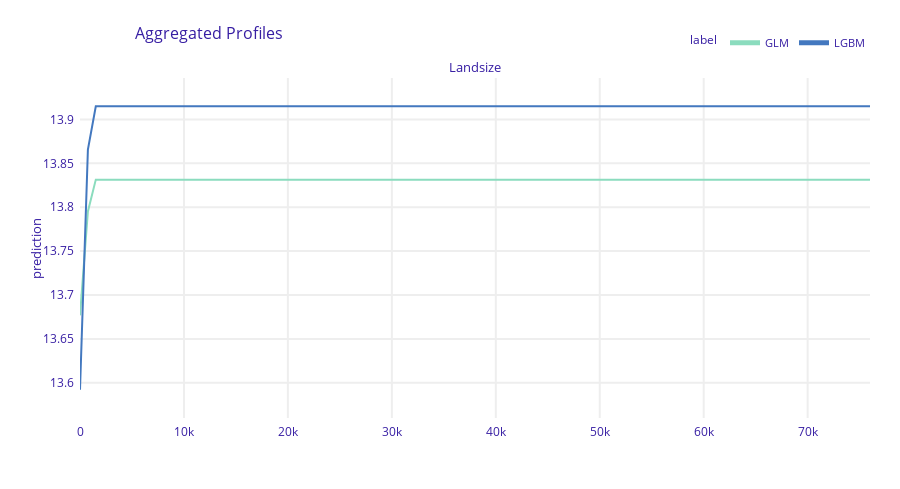

Here is the notebook cell this chart was saved with:
### Code cell
plot_pdp(glm_explainer, lgbm_explainer, "Landsize", variable_type = "numerical")

### Figure 1 — Plotly figure (JSON) as saved in the notebook; plotly's stock layout.template omitted (floating-point values rounded to 4 significant figures; data arrays with more than 128 entries replaced by an {"elided": "..."} marker saying what was removed)
{"data": [{"customdata": {"elided": "101x3 mixed values"}, "hovertemplate": "<b>%{hovertext}</b><br><br>prediction=%{y:.3f}<br>mean_prediction=%{customdata[0]:.3f}<extra></extra>", "hovertext": ["GLM", "GLM", "GLM", "GLM", "GLM", "GLM", "GLM", "GLM", "GLM", "GLM", "GLM", "GLM", "GLM", "GLM", "GLM", "GLM", "GLM", "GLM", "GLM", "GLM", "GLM", "GLM", "GLM", "GLM", "GLM", "GLM", "GLM", "GLM", "GLM", "GLM", "GLM", "GLM", "GLM", "GLM", "GLM", "GLM", "GLM", "GLM", "GLM", "GLM", "GLM", "GLM", "GLM", "GLM", "GLM", "GLM", "GLM", "GLM", "GLM", "GLM", "GLM", "GLM", "GLM", "GLM", "GLM", "GLM", "GLM", "GLM", "GLM", "GLM", "GLM", "GLM", "GLM", "GLM", "GLM", "GLM", "GLM", "GLM", "GLM", "GLM", "GLM", "GLM", "GLM", "GLM", "GLM", "GLM", "GLM", "GLM", "GLM", "GLM", "GLM", "GLM", "GLM", "GLM", "GLM", "GLM", "GLM", "GLM", "GLM", "GLM", "GLM", "GLM", "GLM", "GLM", "GLM", "GLM", "GLM", "GLM", "GLM", "GLM", "GLM"], "legendgroup": "GLM", "line": {"color": "#8bdcbe", "dash": "solid", "width": 2}, "marker": {"symbol": "circle"}, "mode": "lines", "name": "GLM", "opacity": 1, "orientation": "v", "showlegend": true, "type": "scatter", "x": [0.0, 760.0, 1520.0, 2280.0, 3040.0, 3800.0, 4560.0, 5320.0, 6080.0, 6840.0, 7600.0, 8360.0, 9120.0, 9880.0, 10640.0, 11400.0, 12160.0, 12920.0, 13680.0, 14440.0, 15200.0, 15960.0, 16720.0, 17480.0, 18240.0, 19000.0, 19760.0, 20520.0, 21280.0, 22040.0, 22800.0, 23560.0, 24320.0, 25080.0, 25840.0, 26600.0, 27360.0, 28120.0, 28880.0, 29640.0, 30400.0, 31160.0, 31920.0, 32680.0, 33440.0, 34200.0, 34960.0, 35720.0, 36480.0, 37240.0, 38000.0, 38760.0, 39520.0, 40280.0, 41040.0, 41800.0, 42560.0, 43320.0, 44080.0, 44840.0, 45600.0, 46360.0, 47120.0, 47880.0, 48640.0, 49400.0, 50160.0, 50920.0, 51680.0, 52440.0, 53200.0, 53960.0, 54720.0, 55480.0, 56240.0, 57000.0, 57760.0, 58520.0, 59280.0, 60040.0, 60800.0, 61560.0, 62320.0, 63080.0, 63840.0, 64600.0, 65360.0, 66120.0, 66880.0, 67640.0, 68400.0, 69160.0, 69920.0, 70680.0, 71440.0, 72200.0, 72960.0, 73720.0, 74480.0, 75240.0, 76000.0], "xaxis": "x", "y": [13.68, 13.8, 13.83, 13.83, 13.83, 13.83, 13.83, 13.83, 13.83, 13.83, 13.83, 13.83, 13.83, 13.83, 13.83, 13.83, 13.83, 13.83, 13.83, 13.83, 13.83, 13.83, 13.83, 13.83, 13.83, 13.83, 13.83, 13.83, 13.83, 13.83, 13.83, 13.83, 13.83, 13.83, 13.83, 13.83, 13.83, 13.83, 13.83, 13.83, 13.83, 13.83, 13.83, 13.83, 13.83, 13.83, 13.83, 13.83, 13.83, 13.83, 13.83, 13.83, 13.83, 13.83, 13.83, 13.83, 13.83, 13.83, 13.83, 13.83, 13.83, 13.83, 13.83, 13.83, 13.83, 13.83, 13.83, 13.83, 13.83, 13.83, 13.83, 13.83, 13.83, 13.83, 13.83, 13.83, 13.83, 13.83, 13.83, 13.83, 13.83, 13.83, 13.83, 13.83, 13.83, 13.83, 13.83, 13.83, 13.83, 13.83, 13.83, 13.83, 13.83, 13.83, 13.83, 13.83, 13.83, 13.83, 13.83, 13.83, 13.83], "yaxis": "y"}, {"customdata": {"elided": "101x3 mixed values"}, "hovertemplate": "<b>%{hovertext}</b><br><br>prediction=%{y:.3f}<br>mean_prediction=%{customdata[0]:.3f}<extra></extra>", "hovertext": ["LGBM", "LGBM", "LGBM", "LGBM", "LGBM", "LGBM", "LGBM", "LGBM", "LGBM", "LGBM", "LGBM", "LGBM", "LGBM", "LGBM", "LGBM", "LGBM", "LGBM", "LGBM", "LGBM", "LGBM", "LGBM", "LGBM", "LGBM", "LGBM", "LGBM", "LGBM", "LGBM", "LGBM", "LGBM", "LGBM", "LGBM", "LGBM", "LGBM", "LGBM", "LGBM", "LGBM", "LGBM", "LGBM", "LGBM", "LGBM", "LGBM", "LGBM", "LGBM", "LGBM", "LGBM", "LGBM", "LGBM", "LGBM", "LGBM", "LGBM", "LGBM", "LGBM", "LGBM", "LGBM", "LGBM", "LGBM", "LGBM", "LGBM", "LGBM", "LGBM", "LGBM", "LGBM", "LGBM", "LGBM", "LGBM", "LGBM", "LGBM", "LGBM", "LGBM", "LGBM", "LGBM", "LGBM", "LGBM", "LGBM", "LGBM", "LGBM", "LGBM", "LGBM", "LGBM", "LGBM", "LGBM", "LGBM", "LGBM", "LGBM", "LGBM", "LGBM", "LGBM", "LGBM", "LGBM", "LGBM", "LGBM", "LGBM", "LGBM", "LGBM", "LGBM", "LGBM", "LGBM", "LGBM", "LGBM", "LGBM", "LGBM"], "legendgroup": "LGBM", "line": {"color": "#4378bf", "dash": "solid", "width": 2}, "marker": {"symbol": "circle"}, "mode": "lines", "name": "LGBM", "opacity": 1, "orientation": "v", "showlegend": true, "type": "scatter", "x": [0.0, 760.0, 1520.0, 2280.0, 3040.0, 3800.0, 4560.0, 5320.0, 6080.0, 6840.0, 7600.0, 8360.0, 9120.0, 9880.0, 10640.0, 11400.0, 12160.0, 12920.0, 13680.0, 14440.0, 15200.0, 15960.0, 16720.0, 17480.0, 18240.0, 19000.0, 19760.0, 20520.0, 21280.0, 22040.0, 22800.0, 23560.0, 24320.0, 25080.0, 25840.0, 26600.0, 27360.0, 28120.0, 28880.0, 29640.0, 30400.0, 31160.0, 31920.0, 32680.0, 33440.0, 34200.0, 34960.0, 35720.0, 36480.0, 37240.0, 38000.0, 38760.0, 39520.0, 40280.0, 41040.0, 41800.0, 42560.0, 43320.0, 44080.0, 44840.0, 45600.0, 46360.0, 47120.0, 47880.0, 48640.0, 49400.0, 50160.0, 50920.0, 51680.0, 52440.0, 53200.0, 53960.0, 54720.0, 55480.0, 56240.0, 57000.0, 57760.0, 58520.0, 59280.0, 60040.0, 60800.0, 61560.0, 62320.0, 63080.0, 63840.0, 64600.0, 65360.0, 66120.0, 66880.0, 67640.0, 68400.0, 69160.0, 69920.0, 70680.0, 71440.0, 72200.0, 72960.0, 73720.0, 74480.0, 75240.0, 76000.0], "xaxis": "x", "y": [13.59, 13.87, 13.91, 13.91, 13.91, 13.91, 13.91, 13.91, 13.91, 13.91, 13.91, 13.91, 13.91, 13.91, 13.91, 13.91, 13.91, 13.91, 13.91, 13.91, 13.91, 13.91, 13.91, 13.91, 13.91, 13.91, 13.91, 13.91, 13.91, 13.91, 13.91, 13.91, 13.91, 13.91, 13.91, 13.91, 13.91, 13.91, 13.91, 13.91, 13.91, 13.91, 13.91, 13.91, 13.91, 13.91, 13.91, 13.91, 13.91, 13.91, 13.91, 13.91, 13.91, 13.91, 13.91, 13.91, 13.91, 13.91, 13.91, 13.91, 13.91, 13.91, 13.91, 13.91, 13.91, 13.91, 13.91, 13.91, 13.91, 13.91, 13.91, 13.91, 13.91, 13.91, 13.91, 13.91, 13.91, 13.91, 13.91, 13.91, 13.91, 13.91, 13.91, 13.91, 13.91, 13.91, 13.91, 13.91, 13.91, 13.91, 13.91, 13.91, 13.91, 13.91, 13.91, 13.91, 13.91, 13.91, 13.91, 13.91, 13.91], "yaxis": "y"}], "layout": {"annotations": [{"font": {"size": 13}, "showarrow": false, "text": "Landsize", "x": 0.5, "xanchor": "center", "xref": "paper", "y": 1.0, "yanchor": "bottom", "yref": "paper"}, {"font": {"size": 13}, "showarrow": false, "text": "prediction", "textangle": -90, "x": -0.07, "xref": "paper", "y": 0.5, "yref": "paper"}], "font": {"color": "#371ea3"}, "height": 489, "hovermode": "x unified", "legend": {"font": {"size": 11}, "itemsizing": "constant", "orientation": "h", "title": {"font": {"size": 12}, "text": "label"}, "tracegroupgap": 0, "x": 1, "xanchor": "right", "y": 1.061, "yanchor": "bottom"}, "margin": {"b": 71, "r": 30, "t": 78}, "title": {"font": {"size": 16}, "text": "Aggregated Profiles", "x": 0.15}, "xaxis": {"anchor": "y", "automargin": true, "domain": [0.0, 1.0], "fixedrange": true, "gridwidth": 2, "showticklabels": true, "tickcolor": "white", "ticklen": 3, "ticks": "outside", "title": {"text": ""}, "type": "linear", "zeroline": false}, "yaxis": {"anchor": "x", "automargin": true, "domain": [0.0, 1.0], "fixedrange": true, "gridwidth": 2, "range": [13.56, 13.95], "tickcolor": "white", "ticklen": 3, "ticks": "outside", "title": {"text": ""}, "type": "linear", "zeroline": false}}}
